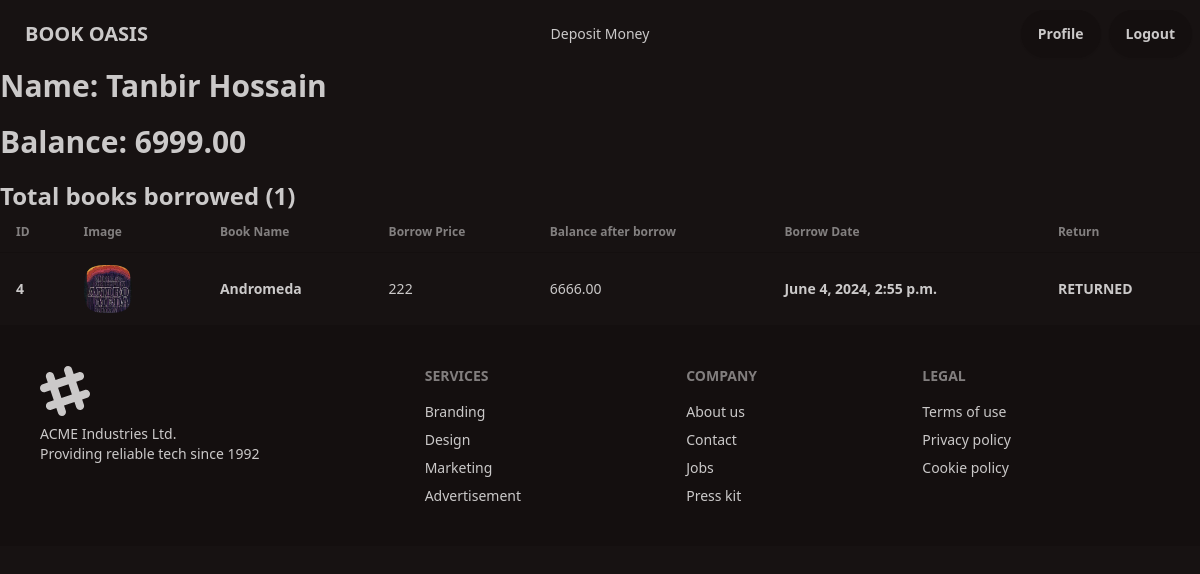
The app's page /user/profile/ (signed in) with its own data.
### accounts/models.py (models this page shows, shortened)
class Account(models.Model):
    user = models.OneToOneField(User, on_delete=models.CASCADE, related_name='account')
    balance = models.DecimalField(default=500, max_digits=12, decimal_places=2)
    birth_day = models.DateField(null=True, blank=True)

### borrows/models.py (models this page shows, shortened)
class Borrow(models.Model):
    user = models.ForeignKey(User, on_delete=models.DO_NOTHING, related_name='borrows')
    book = models.ForeignKey(Book, on_delete=models.DO_NOTHING, related_name='borrows')
    created_on = models.DateTimeField(auto_now_add=True)
    is_returned = models.BooleanField(default=False)
    balance_after_borrow = models.DecimalField(max_digits=12, decimal_places=2)

### books/models.py (models this page shows, shortened)
class Book(models.Model):
    title = models.CharField(max_length=100)
    description = models.TextField()
    category = models.ForeignKey(Category, on_delete=models.DO_NOTHING, related_name='books', default=False)
    price = models.DecimalField(max_digits=12, decimal_places=0)
    image = models.ImageField(upload_to='books/media/uploads/', null=True, blank=True)
    quantity = models.IntegerField(default=0)

### accounts/views.py (the view)
# urls.py: path('profile/', views.UserProfileView.as_view(), name='profile'),
@method_decorator(login_required, name='dispatch')
class UserProfileView(TemplateView):
    template_name = 'accounts/profile.html'
    def get_context_data(self, **kwargs):
        context = super().get_context_data(**kwargs)
        borrow_list = Borrow.objects.filter(user=self.request.user)
        context["borrow_list"] = borrow_list
        return context

### accounts/templates/accounts/profile.html (shortened to what this page needs)
{% extends "core/base.html" %}
{% block body %}
<section>
    <div class='flex justify-start flex-col w-full'>
        <h1 class='font-bold text-3xl pb-5'>
            Name: {{user.first_name}} {{user.last_name}}
        </h1>
    <h1 class='font-bold text-3xl pb-5 '>
            Balance: {{user.account.balance}}
        </h1>
    </div>
    <h2 class='text-2xl font-semibold'>
        Total books borrowed ({{borrow_list|length}})
    </h2>
    <div class="overflow-x-auto">
        <table class="table">
          <thead>
            <tr>
            <th>ID</th>
            <th>Image</th>
            <th>Book Name</th>
            <th>Borrow Price</th>
            <th>Balance after borrow</th>
            <th>Borrow Date</th>
            <th>Return</th>
            </tr>
          </thead>
          <tbody>
            {% for borrow in borrow_list %}
            <tr>
              <th>
                <label>
                    {{borrow.id}}
                </label>
              </th>
              <td>
                <div class="flex items-center gap-3">
                  <div class="avatar">
                    <div class="mask mask-squircle w-12 h-12">
                      <img src="{{borrow.book.image.url}}" alt="Avatar Tailwind CSS Component" />
                    </div>
                  </div>
                </div>
              </td>
              <td>
                <div class="font-bold">{{borrow.book.title}}</div>
              </td>
              <td>
                {{borrow.book.price}}
              </td>
              <td>{{borrow.balance_after_borrow}}</td>
              <th>
                {{borrow.created_on}}
              </th>
              <th>
                {% if borrow.is_returned %}
                RETURNED
                {% else %}
                <form action='{% url "return_book" borrow.id %}' method='post'>
                    {% csrf_token %}
                    <button type="submit" class="btn btn-primary">Return</button>
                </form>
                {% endif %}
              </th>
            </tr>
            {% endfor %}
          </tbody>
        </table>
      </div>
</section>
{% endblock  %}

### records on screen
Borrow: id "4", book.image (picture), book "Andromeda", book.price "222", balance_after_borrow "6666.00", created_on "June 4, 2024, 2:55 p.m.", is_returned "RETURNED"

### other values on screen
{{ user.first_name }} "Tanbir"
{{ user.last_name }} "Hossain"
{{ user.account.balance }} "6999.00"
{{ borrow_list|length }} "1"
